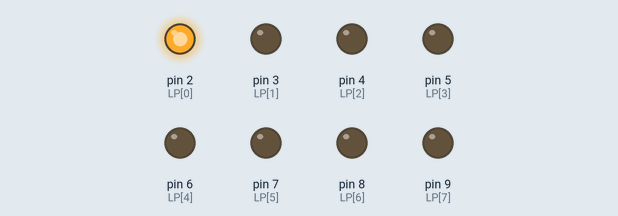
The sketch below on a simulated Arduino Uno, built with avr-gcc and run on an emulated ATmega328P. Shown: output pins drawn as LEDs (lit = HIGH). Random numbers use the default seed unless the sketch sets one.

Above: at 0.05 s.
At 3.2 s:
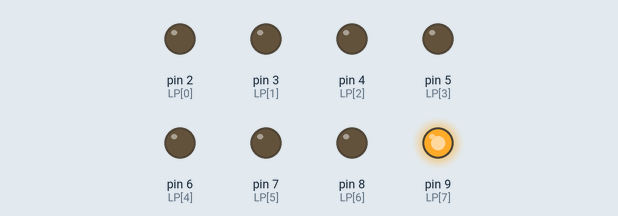
At 9.2 s:
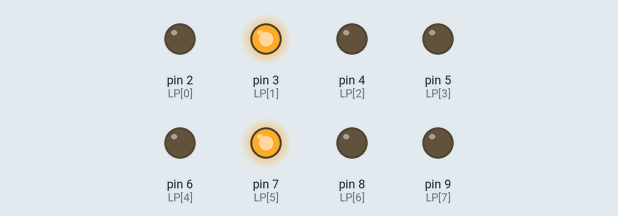
At 19.2 s:
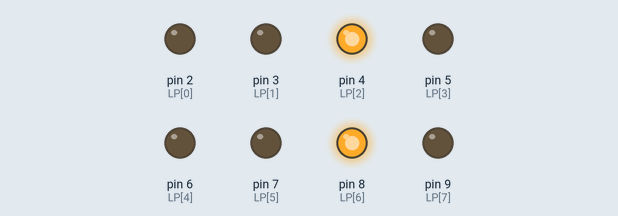
At 28.6 s:
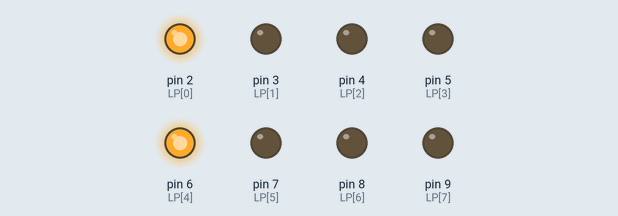
At 39.0 s:
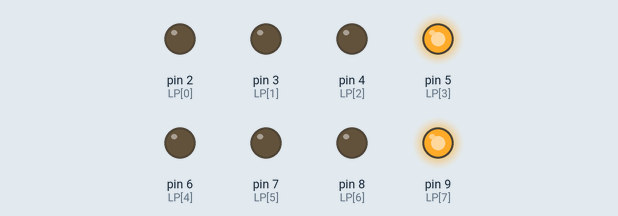
Timing chart, 0 to 40.0 s (numbered marks = the images above):
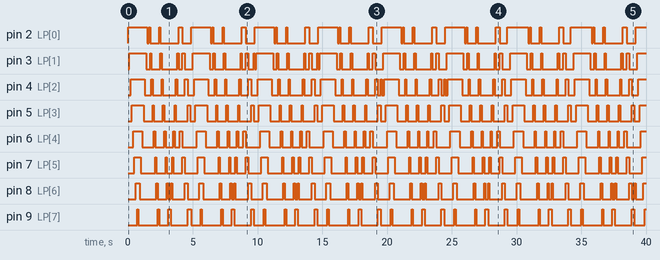

Measured:
- by itself, pin 2 (LP[0]): moves between LOW and HIGH, repeating every 9.8 s
- by itself, pin 3 (LP[1]): LOW → HIGH at 0.10 s, → LOW 1.3 s later, → HIGH 0.30 s later, → LOW 0.10 s later, … (85 changes in this stretch)
- by itself, pin 4 (LP[2]): LOW → HIGH at 0.20 s, → LOW 1.1 s later, → HIGH 0.50 s later, → LOW 0.10 s later, … (85 changes in this stretch)
- by itself, pin 8 (LP[6]): LOW → HIGH at 0.60 s, → LOW 0.30 s later, → HIGH 1.3 s later, → LOW 0.10 s later, … (83 changes in this stretch)
- by itself, pin 9 (LP[7]): moves between LOW and HIGH, repeating every 4.9 s
- by itself, pin 5 (LP[3]): repeats every 4.9 s: 2 × (LOW 0.70 s, HIGH 0.10 s), LOW 0.80 s, HIGH 0.10 s, LOW 0.90 s, HIGH 0.20 s, LOW 0.40 s, HIGH 0.90 s
- by itself, pin 7 (LP[5]): repeats every 4.9 s: LOW 1.1 s, HIGH 0.10 s, LOW 0.70 s, HIGH 0.10 s, LOW 0.40 s, HIGH 0.10 s, LOW 0.70 s, HIGH 0.20 s, LOW 1.0 s, HIGH 0.50 s

The sketch:

LEDRandom.ino
```cpp
int LP[] = {2, 3, 4, 5, 6, 7, 8, 9};
void setup() {
  pinMode(LP[0], OUTPUT);
  pinMode(LP[1], OUTPUT);
  pinMode(LP[2], OUTPUT);
  pinMode(LP[3], OUTPUT);
  pinMode(LP[4], OUTPUT);
  pinMode(LP[5], OUTPUT);
  pinMode(LP[6], OUTPUT);
  pinMode(LP[7], OUTPUT);
}

void loop() {
  OAA();
  OAAT();
  PP();
  MAA();
  RALED();
}
void OAA() {
  int index;
  int delayTime = 100;


  for (index = 0; index <= 7; index = ++index)
  {
    digitalWrite(LP[index], HIGH);
    delay(delayTime);
  }


  for (index = 7; index >= 0; index = --index)
  {
    digitalWrite(LP[index], LOW);
    delay(delayTime);
  }

}

void OAAT()
{
  int index;
  int delayTime = 100;

  for (index = 0; index <= 7; index = ++index)
  {
    digitalWrite(LP[index], HIGH);
    delay(delayTime);
    digitalWrite(LP[index], LOW);
  }
}

void PP()
{
  int index;
  int delayTime = 100;

  for (index = 0; index <= 7; index = ++index)
  {
    digitalWrite(LP[index], HIGH);
    delay(delayTime);
    digitalWrite(LP[index], LOW);
  }
  for (index = 7; index >= 0; index = --index)
  {
    digitalWrite(LP[index], HIGH);
    delay(delayTime);
    digitalWrite(LP[index], LOW);
  }
}

void MAA()
{
  int index;
  int delayTime = 200;

  for (index = 0; index <= 3; index = ++index)
  {
    digitalWrite(LP[index], HIGH);
    digitalWrite(LP[index + 4], HIGH);
    delay(delayTime);
    digitalWrite(LP[index], LOW);
    digitalWrite(LP[index + 4], LOW);

  }
}

void RALED()
{
  int index;
  int delayTime;

  index = random(8);
  delayTime = 100;

  digitalWrite(LP[index], HIGH);
  delay(delayTime);
  digitalWrite(LP[index], LOW);

}
```
